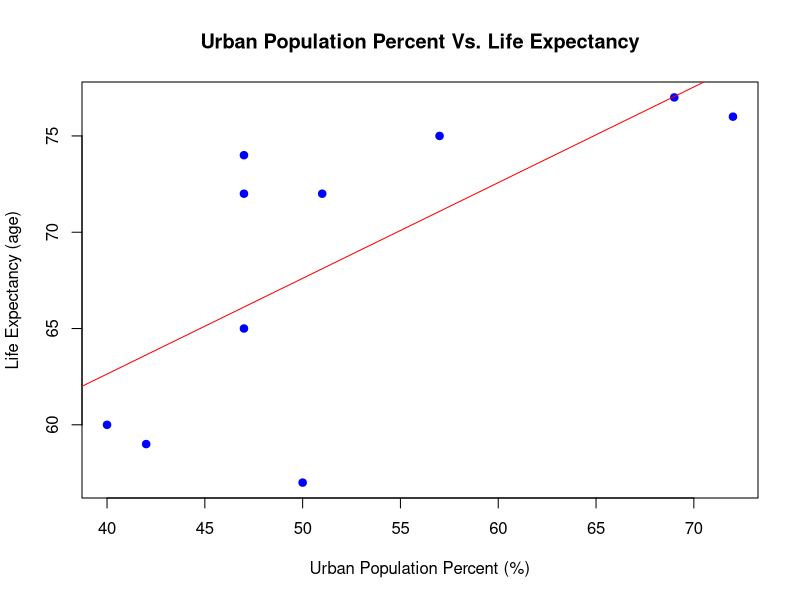

Source code (R):
# read Data1.txt & create data frame

Data1 <- read.delim("Data1.txt")

nrow(Data1)

data1 = subset(Data1, select = c("Gender", "EDU", "BF", "BM", "Happiness", "Peace"))

summary(data1)


urban.pop <- c(50, 47, 69, 47, 47, 57, 72, 42, 51, 40)
life.exp <- c(57, 72, 77, 65, 74, 75, 76, 59, 72, 60)
mean(life.exp)
sd(life.exp)
cor(urban.pop, life.exp)


life.lm <- lm(life.exp ~ urban.pop)
life.lm

plot(urban.pop, life.exp, col = "blue", pch = 19,
     main = "Urban Population Percent Vs. Life Expectancy",
     xlab = "Urban Population Percent (%)",
     ylab = "Life Expectancy (age)")

abline(life.lm, col='red')
